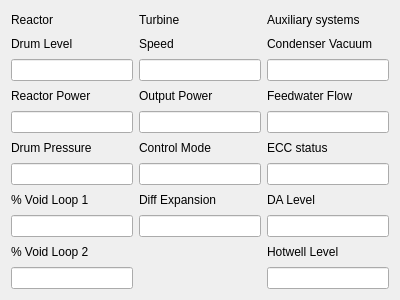
<?xml version="1.0" encoding="UTF-8"?>
<ui version="4.0">
 <class>SystemSummary</class>
 <widget class="QDialog" name="SystemSummary">
  <property name="geometry">
   <rect>
    <x>0</x>
    <y>0</y>
    <width>400</width>
    <height>300</height>
   </rect>
  </property>
  <property name="windowTitle">
   <string>System Summary</string>
  </property>
  <layout class="QGridLayout" name="gridLayout">
   <item row="3" column="0">
    <widget class="QLabel" name="labelReactorPower">
     <property name="text">
      <string>Reactor Power</string>
     </property>
    </widget>
   </item>
   <item row="5" column="0">
    <widget class="QLabel" name="labelDrumPressure">
     <property name="text">
      <string>Drum Pressure</string>
     </property>
    </widget>
   </item>
   <item row="2" column="0">
    <widget class="QLineEdit" name="lineDrumLevel"/>
   </item>
   <item row="2" column="1">
    <widget class="QLineEdit" name="lineTurbineRPM"/>
   </item>
   <item row="8" column="1">
    <widget class="QLineEdit" name="lineTurbineDiffExp"/>
   </item>
   <item row="1" column="0">
    <widget class="QLabel" name="labelDrumLevel">
     <property name="text">
      <string>Drum Level</string>
     </property>
    </widget>
   </item>
   <item row="6" column="1">
    <widget class="QLineEdit" name="lineTurbineControl"/>
   </item>
   <item row="4" column="1">
    <widget class="QLineEdit" name="lineOutputPower"/>
   </item>
   <item row="10" column="0">
    <widget class="QLineEdit" name="lineVoidLoop2"/>
   </item>
   <item row="0" column="0">
    <widget class="QLabel" name="labelReactor">
     <property name="text">
      <string>Reactor</string>
     </property>
    </widget>
   </item>
   <item row="4" column="2">
    <widget class="QLineEdit" name="lineFeedFlow"/>
   </item>
   <item row="8" column="0">
    <widget class="QLineEdit" name="lineVoidLoop1"/>
   </item>
   <item row="10" column="2">
    <widget class="QLineEdit" name="lineHotwellLevel"/>
   </item>
   <item row="6" column="0">
    <widget class="QLineEdit" name="lineDrumPressure"/>
   </item>
   <item row="8" column="2">
    <widget class="QLineEdit" name="lineDaLevel"/>
   </item>
   <item row="6" column="2">
    <widget class="QLineEdit" name="lineECCStatus"/>
   </item>
   <item row="0" column="1">
    <widget class="QLabel" name="labelTurbine">
     <property name="text">
      <string>Turbine</string>
     </property>
    </widget>
   </item>
   <item row="7" column="0">
    <widget class="QLabel" name="labelVoidLoop1">
     <property name="text">
      <string>% Void Loop 1</string>
     </property>
    </widget>
   </item>
   <item row="0" column="2">
    <widget class="QLabel" name="labelAux">
     <property name="text">
      <string>Auxiliary systems</string>
     </property>
    </widget>
   </item>
   <item row="4" column="0">
    <widget class="QLineEdit" name="lineReactorPower"/>
   </item>
   <item row="2" column="2">
    <widget class="QLineEdit" name="lineCondenserVacuum"/>
   </item>
   <item row="9" column="0">
    <widget class="QLabel" name="labelVoidLoop2">
     <property name="text">
      <string>% Void Loop 2</string>
     </property>
    </widget>
   </item>
   <item row="1" column="1">
    <widget class="QLabel" name="labelSpeed">
     <property name="text">
      <string>Speed</string>
     </property>
    </widget>
   </item>
   <item row="3" column="1">
    <widget class="QLabel" name="labelOutputPower">
     <property name="text">
      <string>Output Power</string>
     </property>
    </widget>
   </item>
   <item row="5" column="1">
    <widget class="QLabel" name="labelTurbineControl">
     <property name="text">
      <string>Control Mode</string>
     </property>
    </widget>
   </item>
   <item row="7" column="1">
    <widget class="QLabel" name="labelDiffExp">
     <property name="text">
      <string>Diff Expansion</string>
     </property>
    </widget>
   </item>
   <item row="1" column="2">
    <widget class="QLabel" name="labelVacuum">
     <property name="text">
      <string>Condenser Vacuum</string>
     </property>
    </widget>
   </item>
   <item row="3" column="2">
    <widget class="QLabel" name="labelFeedFlow">
     <property name="text">
      <string>Feedwater Flow</string>
     </property>
    </widget>
   </item>
   <item row="5" column="2">
    <widget class="QLabel" name="labelECCStatus">
     <property name="text">
      <string>ECC status</string>
     </property>
    </widget>
   </item>
   <item row="7" column="2">
    <widget class="QLabel" name="labelDaLevel">
     <property name="text">
      <string>DA Level</string>
     </property>
    </widget>
   </item>
   <item row="9" column="2">
    <widget class="QLabel" name="labelHotwellLevel">
     <property name="text">
      <string>Hotwell Level</string>
     </property>
    </widget>
   </item>
  </layout>
 </widget>
 <resources/>
 <connections/>
</ui>
